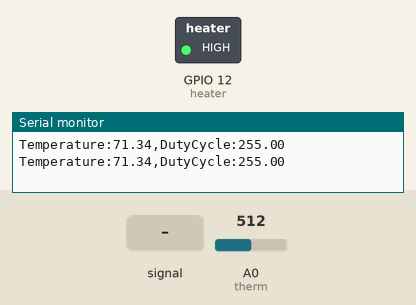
Simulated run of this sketch. Board: ESP8266 (NodeMCU). Shown: switched loads named in the sketch (green lamp = pin HIGH), the last lines printed to the serial monitor. Inputs (shaded band) come from the test bench; at power-on: A0 (therm) = 512.

Above: at 1.2 s.
1.3 s: A0 (therm) fed a 200 Hz sine of ±255 counts around its level
4.3 s: A0 (therm) set to 716
5.9 s: A0 (therm) fed a 2 Hz sine of ±306 counts around its level
At 6.57 s:
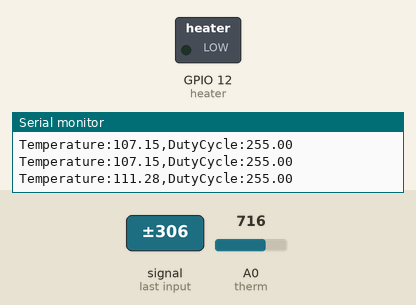
8.9 s: A0 (therm) set to 900
10.4 s: A0 (therm) fed a 200 Hz sine of ±81 counts around its level
13.4 s: A0 (therm) set to 1023
At 14.1 s:
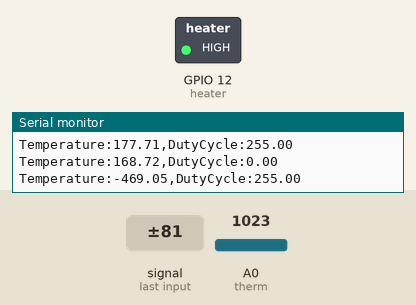
Timing chart, 0 to 15.9 s (numbered marks = the images above; inputs shaded):
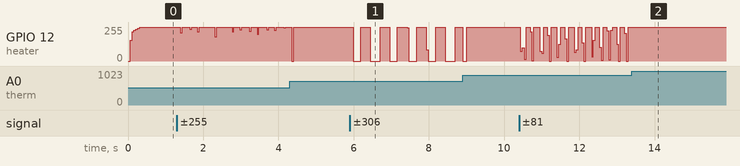

Measured:
- after the input at 5.9 s, GPIO 12 (heater): 255/255 → 0/255 after 0.09 s, → 255/255 0.20 s later, → 0/255 0.26 s later, → 255/255 0.26 s later, … (14 changes in this stretch)
- after the input at 13.4 s, GPIO 12 (heater): stops changing and stays 255/255

The sketch:

Hot_Plate_ESP8266.ino
```cpp
 /*
 This ESP8266 program connects to wifi,
 displays the temp from a thermistor and
 waits for a temperature to be selected,
 then turns on a heater to the selected temp
 */

#include "Arduino.h"
#include "math.h"
#include "PID_v1.h"
#include "ESP8266WiFi.h"

const String ssid = "xx919xx", password = "grantorino";

const int heater = 12; //pin connected to the heater trigger board pin: D6
const int therm = A0; //set the analog pin to read from      board pin: A0

const float R1 = 9990; //resistance of R1
const float TEMP_NOM = 294.15; //temperature at which B value is measured
const float THERM_NOM = 10000; //thermistor resistance at temperature TEMP_NOM
const float B = 4000; //B value of thermistor

float resistance;
float temp = 0;

#define SAMPLES 50
#define SAMPLE_DELAY 50

double Setpoint = 180, Input, Output;
double kp = 1.8, ki = 1.6, kd = 2.0;
PID myPID(&Input, &Output, &Setpoint, kp, ki, kd, DIRECT);

void setup() {
  Serial.begin(9600);
  // connectWiFi();

  pinMode(therm, INPUT);
  pinMode(heater, OUTPUT);

  myPID.SetSampleTime(SAMPLE_DELAY);
  myPID.SetMode(AUTOMATIC);

}
int serialDelay = 100, iDelay = 0;
void loop() {

 for (int i = 0; i < SAMPLES; i++) { // Collect an average of the temperature.
    temp += readTemp(); //add this sample to the total
  }
  temp /= SAMPLES; //average the samples

  Input = temp; // Calculate the PID
  myPID.Compute();

  if (Output > 255) { // Maintain output below/equal to 255 and above/equal to 0.
    Output = 255;
  } else if (Output < 0) {
    Output = 0;
  }
  analogWrite(heater, Output); // Set heater output.

  iDelay++;
  if (iDelay == serialDelay){
    Serial.print("Temperature:");
    Serial.print(Input);
    Serial.print(",");
    Serial.print("DutyCycle:");
    Serial.println(Output);
    iDelay = 0;
  }

}

double readTemp(void) {
  double tempB = 0;
  double val = analogRead(therm); //read the value of the thermistor
  resistance = R1 * (1023.0 / val - 1.0); //convert to resistance
  tempB = 1/(log(resistance/THERM_NOM)/B + 1/TEMP_NOM) - 273.15; //convert to kelvin
  tempB = tempB*9/5 + 32; //convert to fahrenheit
  return (tempB);
}

void connectWiFi(){ // Must have ssid and password global variables set, then call the function
  int counter = 0; // for the connectWiFi function
  WiFi.disconnect(true);
  delay(100);
  WiFi.mode(WIFI_STA);
  WiFi.setAutoConnect(true);
  WiFi.begin(ssid, password);
  delay(100);
  while (WiFi.status() != WL_CONNECTED) {
    counter++;
    if(counter == 1){
      Serial.print("Connecting");
    }
    if (counter <= 126) {
      Serial.print(".");
    } else {
      counter = 0;
    }
    delay(10);
  }
  Serial.println("WiFi Connected");
  Serial.print("IP Address: ");
  String ipAddress = WiFi.localIP().toString();
  Serial.println(ipAddress);
  delay(2000);
}
```
